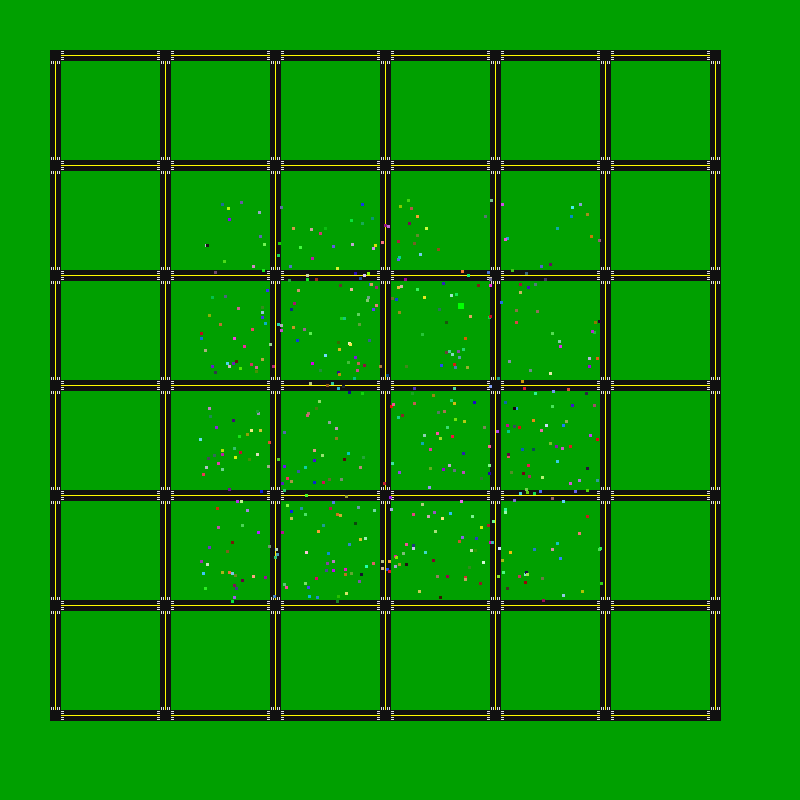
Frame 1 (no input)
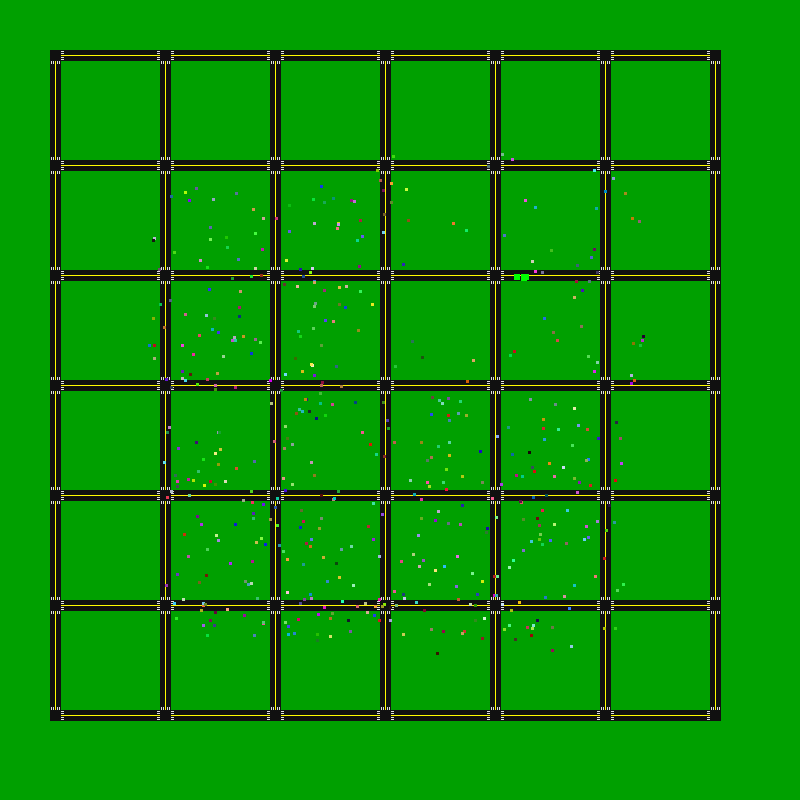
Frame 60 (the mouse pressed at the canvas centre just before this capture)
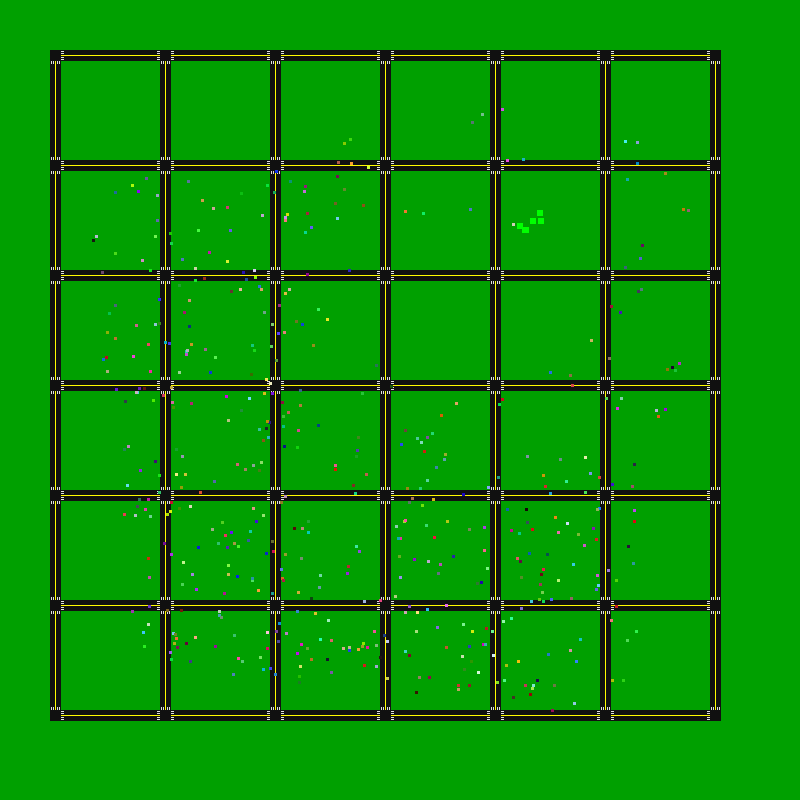
Frame 120 (the mouse held since frame 60 and released just before this capture)

The Processing sketch that drew these frames (run headless with seeded random() and noise(); from frame 60 on, the mouse is pressed at the canvas centre):

// Processing sketch: processing_160500
// ── processing_160500.pde

final int LANEWIDTH = 4;
final int ROADWIDTH = LANEWIDTH * 2 + 3;

color ASPHALT = color(16);
color ROADYELLOW = color(255, 251, 0);
color ROADWHITE = color(223);
color ZOMBIE = color(0, 255, 0);
 
ArrayList<Intersection> intersections = new ArrayList();
ArrayList<Road> roads = new ArrayList();
ArrayList<Person> people = new ArrayList();
 
void setup() {
  size(800, 800);
  int gap = ROADWIDTH * 10;
  int margin = 50;
  for (int x = 0; x < 7; x++) {
    for (int y = 0; y < 7; y++) {
      int inter_x = margin + gap * x;
      int inter_y = margin + gap * y;
      intersections.add(new Intersection(inter_x, inter_y));
      if (y < 6) {
        roads.add(new Road(inter_x, inter_y + ROADWIDTH, 0, gap - ROADWIDTH));
      }
      if (x < 6) {
        roads.add(new Road(inter_x + ROADWIDTH, inter_y, gap - ROADWIDTH, 0));
      }
    }
  }
  
  for (int i = 0; i < 500; i++) {
    people.add(new Person(int(random(400)) + 200, int(random(400)) + 200));
  }
  people.get(0).isZombie = true;
}

void draw() {
  noStroke();
  background(0, 160, 0);
  for (Road r : roads) {
    r.draw();
  }
  for (Intersection i : intersections) {
    i.draw();
  }
  for (Person p : people) {
    p.update();
    p.draw();
  }
}

class Intersection {
  int x, y;
  Intersection(int x, int y) {
    this.x = x;
    this.y = y;
  }
  void draw() {
    fill(ASPHALT);
    rect(x, y, ROADWIDTH, ROADWIDTH); 
  }
}

class Road {
  int x, y, xlen, ylen;
  
  Road(int x, int y, int xlen, int ylen) {
    this.x = x;
    this.y = y;
    this.xlen = xlen;
    this.ylen = ylen;
  }
  
  void draw() {
    fill(ASPHALT);
    if (xlen != 0) {
      rect(x, y, xlen, ROADWIDTH);
      fill(ROADWHITE);
      for (int side = 0; side <= 1; side++) {
        int xoff = side == 0 ? 0 : xlen - 3;
        for (int yoff = 1; yoff <= 9; yoff += 2) {
          rect(x + xoff, y + yoff, 3, 1);
        }
      }
      fill(ROADYELLOW);
      rect(x, y + LANEWIDTH + 1, xlen, 1);
    } else {
      rect(x, y, ROADWIDTH, ylen);
      fill(ROADWHITE);
      for (int side = 0; side <= 1; side++) {
        int yoff = side == 0 ? 0 : ylen - 3;
        for (int xoff = 1; xoff <= 9; xoff += 2) {
          rect(x + xoff, y + yoff, 1, 3);
        }
      }
      fill(ROADYELLOW);
      rect(x + LANEWIDTH + 1, y, 1, ylen);
    }
  }
}

int clamp(int n, int low, int high) {
  if (n < low) return low;
  if (n > high) return high;
  return n;
}

class Person {
  int x, y;
  color hairColor;
  boolean isZombie;
  
  Person(int x, int y) {
    this.x = x;
    this.y = y;
    hairColor = color(random(255), random(255), random(255));
    isZombie = false;
  }
  
  void update() {
    Person p = findNearest();
    if (p != null) {
      int dx = this.x - p.x;
      int dy = this.y - p.y;
      int manhattandist = abs(dx) + abs(dy);
      int speed = 1;
      if (isZombie) {
        // run towards victim!
        dx = -dx;
        dy = -dy;
        speed = int(random(5));
        // eat if close
        if (manhattandist < 3)
          p.isZombie = true;
      }
      if (random(manhattandist) <= abs(dx)) {
        x += dx > 0 ? speed : -speed;
      } else {
        y += dy > 0 ? speed : -speed;
      }
    } else {
      // otherwise, run around
      x += int(random(3)) - 1;
      y += int(random(3)) - 1;
    }
    x = clamp(x, 5, width - 5);
    y = clamp(y, 5, height - 5);
  }
  
  Person findNearest() {
    int minDist = 1000000;
    Person minPerson = null;
    for (Person p: people) {
      if (p.isZombie != isZombie) {
        int distSq = distSquared(p);
        if (distSq < minDist) {
          minDist = distSq;
          minPerson = p; 
        }
      }
    }
    return minPerson;
  }
  
  int distSquared(Person other) {
    int dx = this.x - other.x;
    int dy = this.y - other.y;
    return dx * dx + dy * dy;        
  }
  
  void draw() {
    if (isZombie) {
      fill(ZOMBIE);
      rect(x, y, 6, 6);
    } else {
      fill(hairColor);
      rect(x, y, 3, 3);
    }
  }
}
